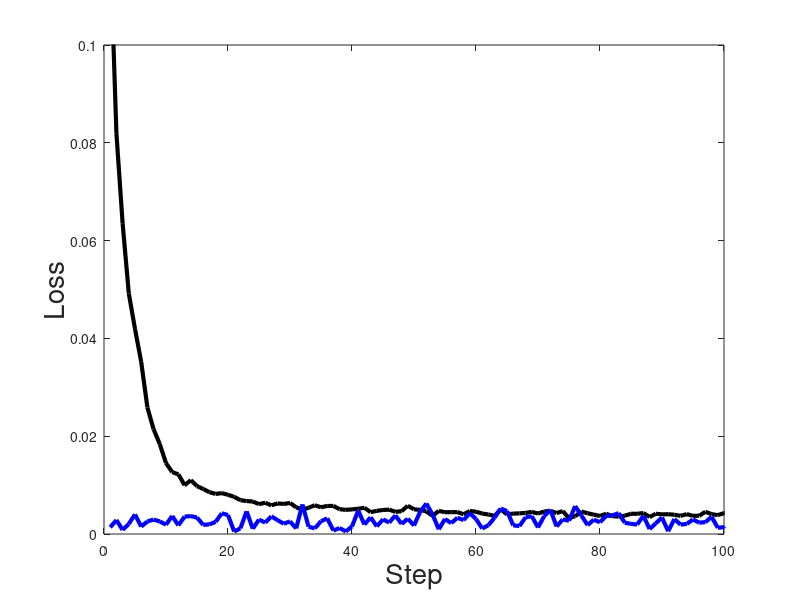

Source code (MATLAB): (Note: this script raises an error after producing the figure.)
clear;
close all;

Training_NN = csvread('Training_loss(NN).csv');
Test_NN = csvread('Test_loss(NN).csv');
Training_ResNet = csvread('Training_loss(ResNet).csv');
Test_ResNet = csvread('Test_loss(ResNet).csv');

NN_test_mean = mean(Test_NN);
ResNet_test_mean = mean(Test_ResNet);

lw = 3;
fs = 20;

%% NN loss plot
figure;
plot(Training_NN, 'k', 'Linewidth', lw);
hold on;
plot(Test_NN, 'b', 'Linewidth', lw);
xlabel('Step', 'Fontsize', fs);
ylabel('Loss', 'Fontsize', fs);
ylim([0 0.1]);
xlim([0 100]);
ax = gca;
ax.FontSize = 15;
ax.FontWeight = 'bold';
% set(gca, 'YScale', 'log')

figure;
plot(Training_NN, 'k', 'Linewidth', lw);
hold on;
plot(Test_NN, 'b', 'Linewidth', lw);
xlabel('Step', 'Fontsize', fs);
ylabel('Loss', 'Fontsize', fs);
ax = gca;
ax.FontSize = 15;
ax.FontWeight = 'bold';
% set(gca, 'YScale', 'log')

%% ResNet loss plot
figure;
plot(Training_ResNet, 'k', 'Linewidth', lw);
hold on;
plot(Test_ResNet, 'b', 'Linewidth', lw);
xlabel('Step', 'Fontsize', fs);
ylabel('Loss', 'Fontsize', fs);
ylim([0 0.1]);
xlim([0 100]);
ax = gca;
ax.FontSize = 15;
ax.FontWeight = 'bold';

figure;
plot(Training_ResNet, 'k', 'Linewidth', lw);
hold on;
plot(Test_ResNet, 'b', 'Linewidth', lw);
xlabel('Step', 'Fontsize', fs);
ylabel('Loss', 'Fontsize', fs);
ax = gca;
ax.FontSize = 15;
ax.FontWeight = 'bold';